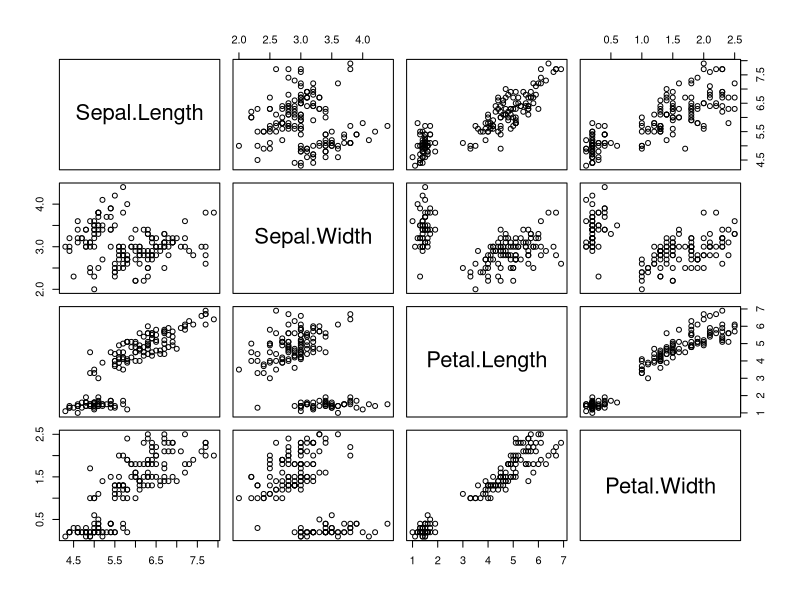
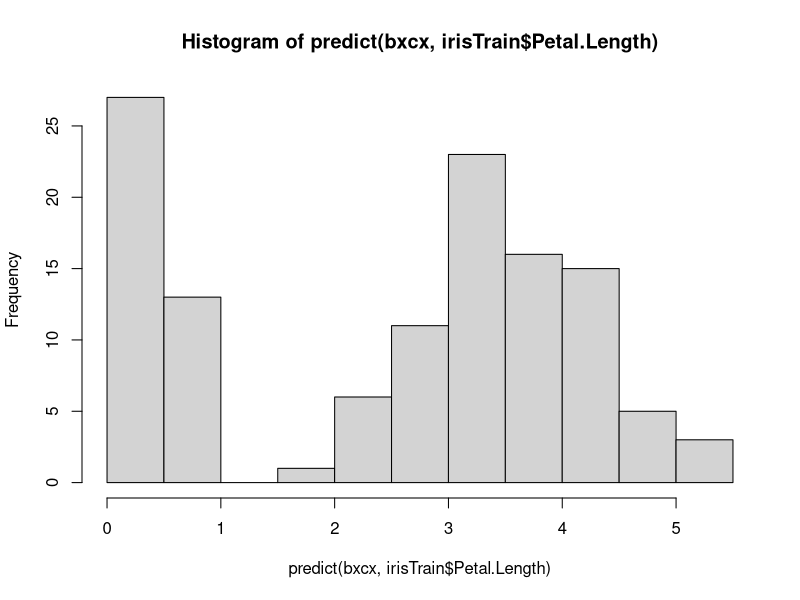
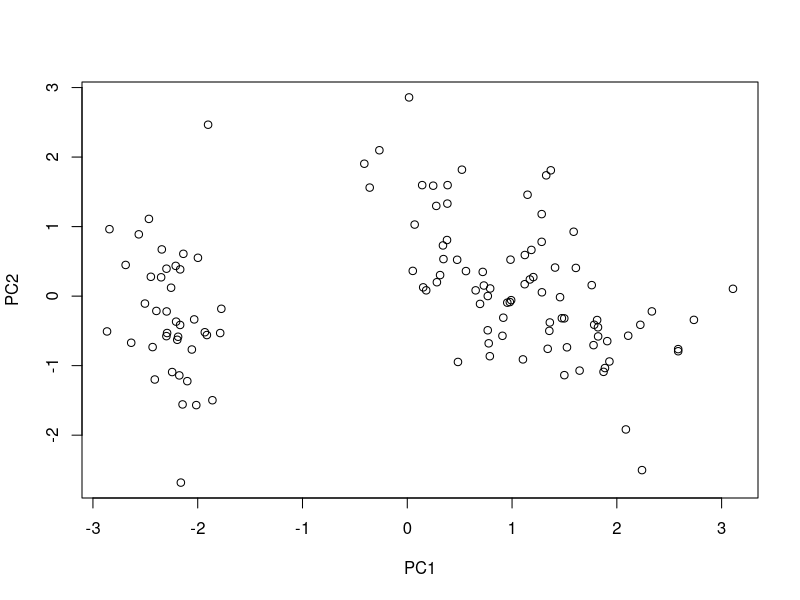
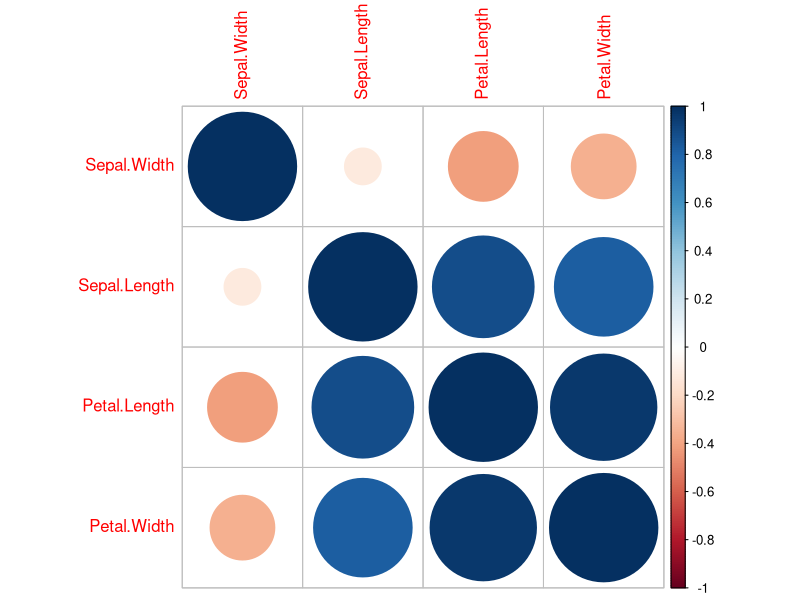

R code for these plots, in order:
## ---- chunk 1
library(caret)
set.seed(3456)
trainIndex <- createDataPartition(iris$Species, p = 0.8, list = FALSE,  times = 1)
head(trainIndex)

irisTrain <- iris[trainIndex, ]
irisTest <- iris[-trainIndex, ]

plot(iris[,-5])

bxcx <- BoxCoxTrans(irisTrain$Petal.Length, fudge=0.004)

hist(predict(bxcx, irisTrain$Petal.Length))

mdl <- preProcess(irisTrain[,-5], method=c("BoxCox", "center", "scale", "pca"))

transformed <- predict(mdl, irisTrain[,-5])

head(transformed)

plot(transformed)

nearZeroVar(irisTrain)


correlations <- cor(irisTrain[,-5])

library(corrplot)
corrplot(correlations, order="hclust")
  
highCorr <- findCorrelation(correlations, cutoff=.75)

correlations[,highCorr]
